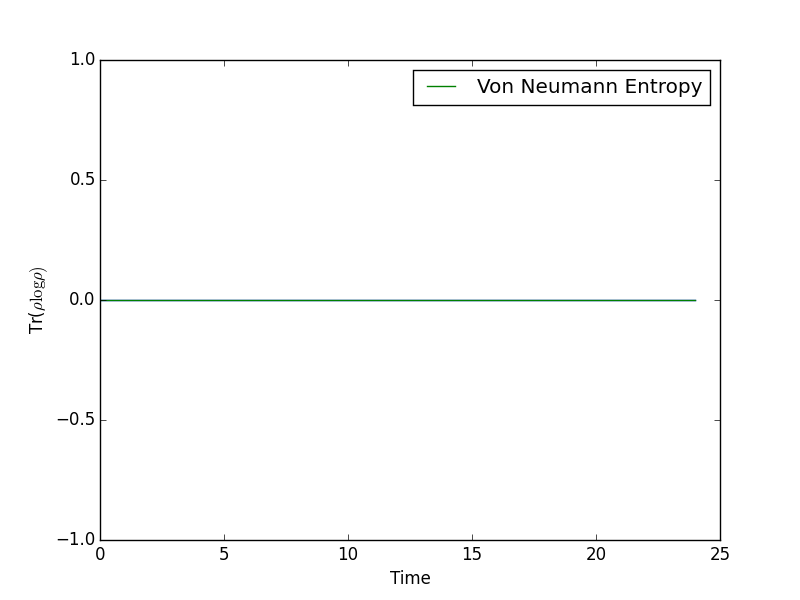

Reproduce this figure in Python.
#simulation of a single elctron in a magnetic field

import numpy as np 
from qutip import *
import matplotlib.pyplot as plt
import matplotlib.animation as animation
from mpl_toolkits.mplot3d import Axes3D

#1 electron Hamiltonian
#examples of initial states
# 0.707 * (1,1)
psi0 = basis(2,0) + basis(2,1)
psi0 = psi0.unit()

# (0,1)
#psi0 = basis(2,1)

# random ket
#psi0 = rand_ket(2)

#non zero B produces Lamor precession
B = -4

#Hamiltonian of the system
H = sigmaz()*sigmaz() + sigmax()*sigmax() + sigmay()*sigmay() + B*sigmaz()

#N = number of simulation points
N = 25
tlist = np.linspace(0,20,N)
opt = solver.Options(store_states = True)
output = mesolve(H,psi0,tlist,[],[sigmax(),sigmay(),sigmaz()],options=opt)

#calculation of the expectation values of the components
x,y,z = output.expect[0],output.expect[1],output.expect[2]

#caluclation of the entanglement entropy
states = output.states
ent = np.zeros(N)
for i in range(N): 
    rho = ket2dm(states[i])
    ent[i] = entropy_vn(rho)

#plot of entropy vs time
plt.plot(ent)
plt.plot(ent,label= r'Von Neumann Entropy')
plt.ylabel(r'Tr($\rho \log \rho )$')
plt.xlabel('Time')
plt.ylim([-1,1])
plt.legend()
plt.savefig('1e.png',format='png')
plt.show()

#3D bloch sphere animation
fig = plt.figure()
ax = Axes3D(fig,azim=-40,elev=30)
sphere = Bloch(axes=ax)

def animate_exp(i):
    sphere.clear()
    sphere.add_vectors([x[i],y[i],z[i]])
    sphere.make_sphere()
    return ax

def animate_states(i):
    sphere.clear()
    sphere.add_states(states[i])
    sphere.make_sphere()
    return ax
def init():
    sphere.vector_color = ['g']
    return ax

ani = animation.FuncAnimation(fig, animate_exp, np.arange(len(x)),init_func=init, blit=True, repeat=False)
ani.save('1e_exp.mp4', fps=10)
ani = animation.FuncAnimation(fig, animate_states, np.arange(len(x)),init_func=init, blit=True, repeat=False)
ani.save('1e_states.mp4', fps=10)

